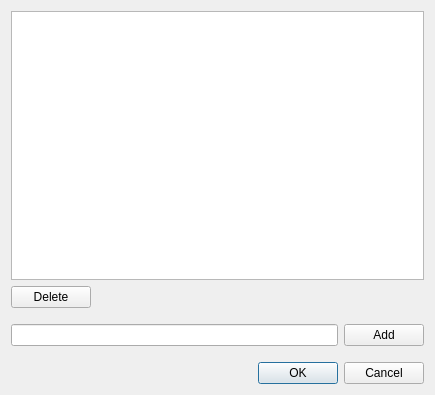
<?xml version="1.0" encoding="UTF-8"?>
<ui version="4.0">
 <class>EditAdFilterDlg</class>
 <widget class="QDialog" name="EditAdFilterDlg">
  <property name="geometry">
   <rect>
    <x>0</x>
    <y>0</y>
    <width>435</width>
    <height>395</height>
   </rect>
  </property>
  <property name="windowTitle">
   <string>Edit Ad Filter</string>
  </property>
  <property name="windowIcon">
   <iconset resource="PyRssReader.qrc">
    <normaloff>:/RssReader/Resources/RssReader.ico</normaloff>:/RssReader/Resources/RssReader.ico</iconset>
  </property>
  <layout class="QVBoxLayout" name="verticalLayout">
   <item>
    <widget class="QListWidget" name="listWidget"/>
   </item>
   <item>
    <layout class="QHBoxLayout" name="horizontalLayout">
     <item>
      <widget class="QPushButton" name="deleteButton">
       <property name="text">
        <string>Delete</string>
       </property>
      </widget>
     </item>
     <item>
      <spacer name="horizontalSpacer">
       <property name="orientation">
        <enum>Qt::Orientation::Horizontal</enum>
       </property>
       <property name="sizeHint" stdset="0">
        <size>
         <width>40</width>
         <height>20</height>
        </size>
       </property>
      </spacer>
     </item>
    </layout>
   </item>
   <item>
    <spacer name="verticalSpacer">
     <property name="orientation">
      <enum>Qt::Orientation::Vertical</enum>
     </property>
     <property name="sizeType">
      <enum>QSizePolicy::Policy::Fixed</enum>
     </property>
     <property name="sizeHint" stdset="0">
      <size>
       <width>20</width>
       <height>10</height>
      </size>
     </property>
    </spacer>
   </item>
   <item>
    <layout class="QHBoxLayout" name="horizontalLayout_2">
     <item>
      <widget class="QLineEdit" name="addWordEdit"/>
     </item>
     <item>
      <widget class="QPushButton" name="addButton">
       <property name="text">
        <string>Add</string>
       </property>
      </widget>
     </item>
    </layout>
   </item>
   <item>
    <spacer name="verticalSpacer_2">
     <property name="orientation">
      <enum>Qt::Orientation::Vertical</enum>
     </property>
     <property name="sizeType">
      <enum>QSizePolicy::Policy::Fixed</enum>
     </property>
     <property name="sizeHint" stdset="0">
      <size>
       <width>20</width>
       <height>10</height>
      </size>
     </property>
    </spacer>
   </item>
   <item>
    <widget class="QDialogButtonBox" name="buttonBox">
     <property name="orientation">
      <enum>Qt::Orientation::Horizontal</enum>
     </property>
     <property name="standardButtons">
      <set>QDialogButtonBox::StandardButton::Cancel|QDialogButtonBox::StandardButton::Ok</set>
     </property>
    </widget>
   </item>
  </layout>
 </widget>
 <resources>
  <include location="PyRssReader.qrc"/>
 </resources>
 <connections>
  <connection>
   <sender>buttonBox</sender>
   <signal>rejected()</signal>
   <receiver>EditAdFilterDlg</receiver>
   <slot>reject()</slot>
   <hints>
    <hint type="sourcelabel">
     <x>316</x>
     <y>260</y>
    </hint>
    <hint type="destinationlabel">
     <x>286</x>
     <y>274</y>
    </hint>
   </hints>
  </connection>
 </connections>
</ui>
